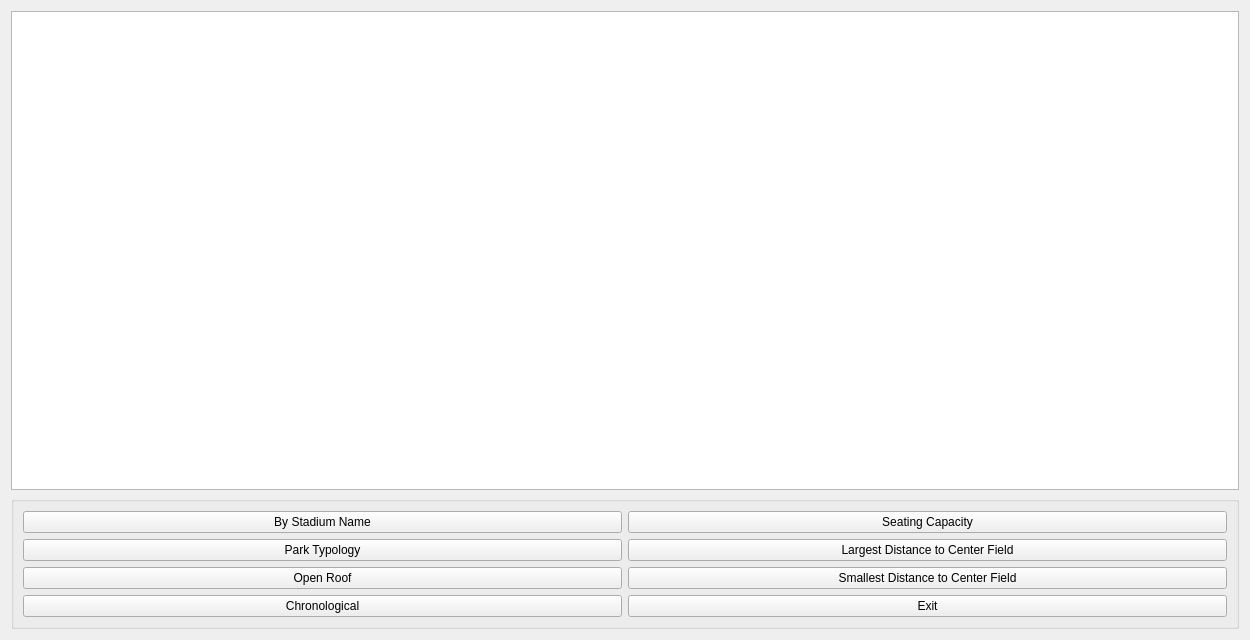
<?xml version="1.0" encoding="UTF-8"?>
<ui version="4.0">
 <class>DisplayStadiums</class>
 <widget class="QWidget" name="DisplayStadiums">
  <property name="geometry">
   <rect>
    <x>0</x>
    <y>0</y>
    <width>1250</width>
    <height>640</height>
   </rect>
  </property>
  <property name="windowTitle">
   <string>Display Stadiums</string>
  </property>
  <layout class="QGridLayout" name="gridLayout">
   <item row="0" column="0">
    <widget class="QTableView" name="tableView"/>
   </item>
   <item row="1" column="0">
    <widget class="QGroupBox" name="groupBox">
     <property name="title">
      <string/>
     </property>
     <layout class="QGridLayout" name="gridLayout_2">
      <item row="0" column="0">
       <widget class="QPushButton" name="pb_stadium">
        <property name="text">
         <string>By Stadium Name</string>
        </property>
       </widget>
      </item>
      <item row="1" column="0">
       <widget class="QPushButton" name="pb_typology">
        <property name="text">
         <string>Park Typology</string>
        </property>
       </widget>
      </item>
      <item row="2" column="0">
       <widget class="QPushButton" name="pb_openroof">
        <property name="text">
         <string>Open Roof</string>
        </property>
       </widget>
      </item>
      <item row="3" column="0">
       <widget class="QPushButton" name="pb_chronological">
        <property name="text">
         <string>Chronological</string>
        </property>
       </widget>
      </item>
      <item row="0" column="1">
       <widget class="QPushButton" name="pb_seating">
        <property name="text">
         <string>Seating Capacity</string>
        </property>
       </widget>
      </item>
      <item row="1" column="1">
       <widget class="QPushButton" name="pb_largedistance">
        <property name="text">
         <string>Largest Distance to Center Field</string>
        </property>
       </widget>
      </item>
      <item row="2" column="1">
       <widget class="QPushButton" name="pb_smalldistance">
        <property name="text">
         <string>Smallest Distance to Center Field</string>
        </property>
       </widget>
      </item>
      <item row="3" column="1">
       <widget class="QPushButton" name="pb_exit">
        <property name="text">
         <string>Exit</string>
        </property>
       </widget>
      </item>
     </layout>
    </widget>
   </item>
  </layout>
 </widget>
 <resources/>
 <connections/>
</ui>
